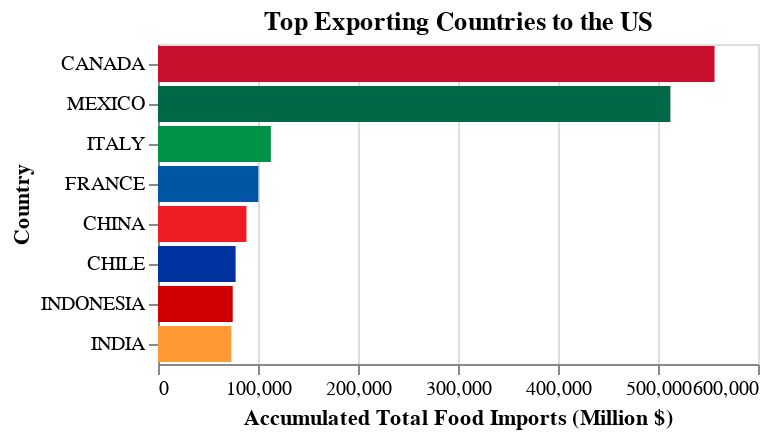

Write notebook code for a chart like this one.
### Code cell
df_country_totals = (
    df_clean
    .group_by("Country")
    .agg(pl.sum("FoodValue").alias("TotalImports"))
    .sort("TotalImports", descending=True)
)

df_top8 = df_country_totals.head(8)

custom_colors = {
    "MEXICO": "#006847",
    "CANADA": "#C8102E",
    "CHINA": "#EE1C25",
    "INDIA": "#FF9933",
    "FRANCE": "#0055A4",
    "ITALY": "#009246",
    "CHILE": "#0033A0",
    "INDONESIA": "#D00000",
}

chart_top_exporting_countries = (
    alt.Chart(df_top8)
    .mark_bar()
    .encode(
        x=alt.X("TotalImports:Q", title="Accumulated Total Food Imports (Million $)"),
        y=alt.Y("Country:N", sort='-x', title="Country"),
        color=alt.Color(
            "Country:N",
            scale=alt.Scale(
                domain=list(custom_colors.keys()),
                range=list(custom_colors.values())
            ),
            legend=None
        )
    )
    .properties(
        title=f"Top Exporting Countries to the US"
    )
)


chart_top_exporting_countries

### Figure 1 — Vega-Lite specification as saved in the notebook (floating-point values rounded to 4 significant figures)
{"config": {"view": {"continuousWidth": 300, "continuousHeight": 300}}, "data": {"name": "data-833171b28da890571015d3aee4940e86"}, "mark": {"type": "bar"}, "encoding": {"color": {"field": "Country", "legend": null, "scale": {"domain": ["MEXICO", "CANADA", "CHINA", "INDIA", "FRANCE", "ITALY", "CHILE", "INDONESIA"], "range": ["#006847", "#C8102E", "#EE1C25", "#FF9933", "#0055A4", "#009246", "#0033A0", "#D00000"]}, "type": "nominal"}, "x": {"field": "TotalImports", "title": "Accumulated Total Food Imports (Million $)", "type": "quantitative"}, "y": {"field": "Country", "sort": "-x", "title": "Country", "type": "nominal"}}, "title": "Top Exporting Countries to the US", "$schema": "https://vega.github.io/schema/vega-lite/v5.20.1.json", "datasets": {"data-833171b28da890571015d3aee4940e86": [{"Country": "CANADA", "TotalImports": 556600.0}, {"Country": "MEXICO", "TotalImports": 512400.0}, {"Country": "ITALY", "TotalImports": 112900.0}, {"Country": "FRANCE", "TotalImports": 100400.0}, {"Country": "CHINA", "TotalImports": 88440.0}, {"Country": "CHILE", "TotalImports": 77620.0}, {"Country": "INDONESIA", "TotalImports": 74730.0}, {"Country": "INDIA", "TotalImports": 73350.0}]}}
